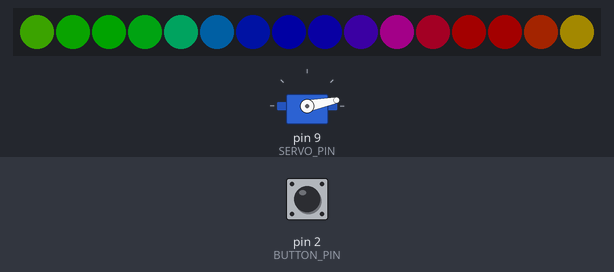
Bench run of a sketch on a simulated Arduino Uno, built with avr-gcc and run on an emulated ATmega328P. Parts: 16 RGB LEDs in strip order, left to right, servo. The test bench sets the inputs (shaded band); at power-on: pin 2 (BUTTON_PIN) HIGH. Dim RGB values are drawn brighter than linear.

Above: at 1.2 s.
1.3 s: pin 2 (BUTTON_PIN) pulled LOW for 0.15 s
At 1.69 s:
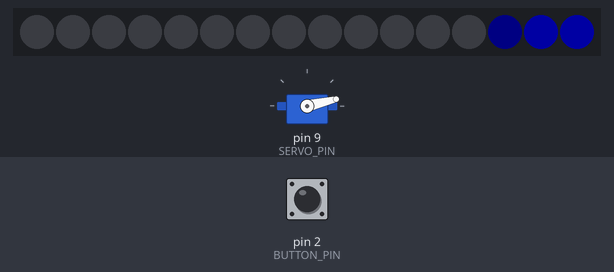
2.0 s: pin 2 (BUTTON_PIN) pulled LOW for 1 s
At 2.31 s:
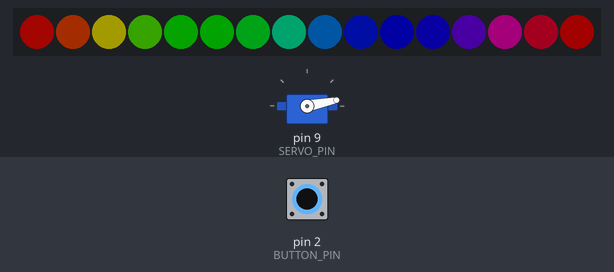
3.6 s: pin 2 (BUTTON_PIN) pulled LOW for 0.15 s
At 3.87 s:
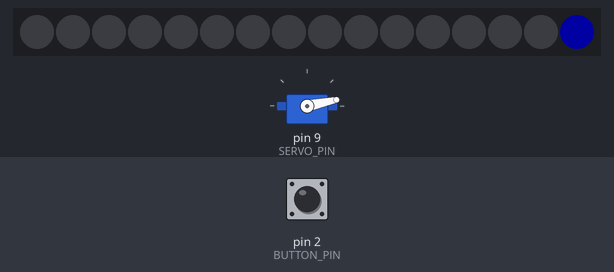
4.3 s: pin 2 (BUTTON_PIN) pulled LOW for 1 s
At 4.8 s:
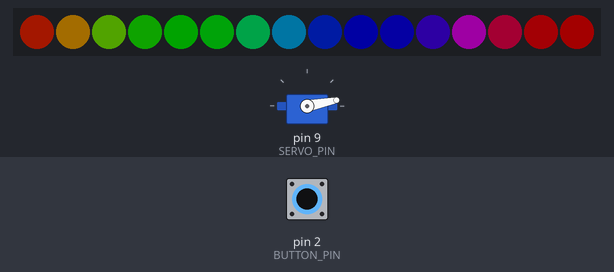
5.9 s: pin 2 (BUTTON_PIN) pulled LOW for 3.2 s
At 8.32 s:
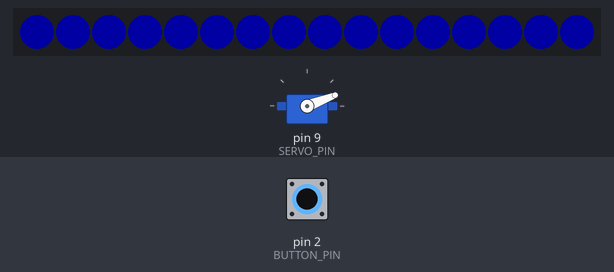
Timing chart, 0 to 13.7 s (numbered marks = the images above; inputs shaded):
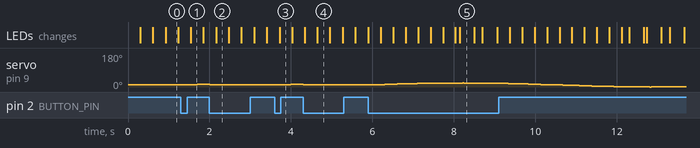

Measured:
- after the input at 1.3 s, servo on pin 9 (SERVO_PIN): 11° → 12° after 0.14 s, → 13° 0.13 s later, → 14° 0.13 s later, → 15° 0.15 s later; the LEDs: change after 0.25 s (image 1)
- after the input at 2.0 s, the LEDs: change after 0.16 s (image 2)
- after the input at 3.6 s, servo on pin 9 (SERVO_PIN): 11° → 12° after 0.15 s, → 13° 0.13 s later, → 14° 0.13 s later, → 15° 0.15 s later; the LEDs: change after 0.12 s (image 3)
- after the input at 4.3 s, the LEDs: first change at once (image 4 shows a later state)
- after the input at 5.9 s, servo on pin 9 (SERVO_PIN): 11° → 12° after 0.15 s, → 13° 0.13 s later, → 14° 0.13 s later, → 15° 0.15 s later, … (35 changes in this stretch); the LEDs: first change after 0.30 s (image 5 shows a later state)

The sketch:

competition.ino
```cpp
// VeX 2021-2022 Tipping Point
// Excellency Trophy Control

// by Thomas Dodds

// Button connected to pin 2 - active low
// NeoPixels connected to pin 6
// Servo connected to pin 9

#include <Adafruit_NeoPixel.h>
#include <Servo.h>

#define NUM_MODES 2

#define PIXEL_COUNT 16
#define SERVO_MAX 11
#define SERVO_ZERO 11

#define PIXEL_PIN 6
#define BUTTON_PIN 2
#define SERVO_PIN 9

#define BR 120

Adafruit_NeoPixel strip(PIXEL_COUNT, PIXEL_PIN, NEO_GRB + NEO_KHZ800);

byte mode = 1;
float offset = 0;
int motorpos = 0;
unsigned long last;
unsigned long stoplast;

int i = -1;

Servo servo;

void setup() {
  strip.begin();
  strip.show();
  servo.attach(SERVO_PIN);
  servo.write(SERVO_ZERO);
  pinMode(BUTTON_PIN, INPUT_PULLUP);
  attachInterrupt(digitalPinToInterrupt(BUTTON_PIN), nextloop, FALLING);
}

void loop() {
  switch(mode){
    case 1: rainbow(), stop_motor(); break;
    case 2: tip_the_odds(); break;
  }
}

bool millistimer(int wait){
  bool retval = false;
  if((last + wait) <= millis()){
    last = millis();
    retval = true;
  }
  return retval;
}

void stop_motor(){
  if(servo.attached() & (millis() - stoplast) > 1000){
    servo.detach();
  }
}

void rainbow(){
  if(millistimer(15)){
    offset += 0.1;
    if(offset >= 16){ offset = 0; }

    uint16_t hue;

    for(int i = 0; i < PIXEL_COUNT; i++){
      hue = 65535 / float(PIXEL_COUNT) * fmod(offset + i,PIXEL_COUNT);
      strip.setPixelColor(i, strip.gamma32(strip.ColorHSV(hue, 255, BR)));
    }

    strip.show();
  }
}

void tip_the_odds(){
  if(millistimer(20)){
    if(!servo.attached()){ servo.attach(SERVO_PIN); }
    if(++motorpos >= 360){ motorpos = 0; }
    float pos = sin(radians(motorpos));

    servo.write(int(pos * SERVO_MAX) + SERVO_ZERO);

    if(pos < 0){
      for(int i = 0; i < PIXEL_COUNT; i++){
        int attribute = -pos * BR * PIXEL_COUNT - BR * i;
        strip.setPixelColor(i, strip.gamma32(strip.Color(constrain(attribute, 0, BR), 0, 0)));
      }
    } else {
      for(int i = 0; i < PIXEL_COUNT; i++){
        int attribute = pos * BR * PIXEL_COUNT - BR * i;
        strip.setPixelColor(PIXEL_COUNT - i - 1, strip.gamma32(strip.Color(0, 0, constrain(attribute, 0, BR))));
      }
    }

    strip.show();
  }
}

void nextloop(){
  if(++mode > NUM_MODES){ mode = 1; }
  stoplast = millis();
  servo.write(SERVO_ZERO);
  motorpos = 0;
  offset = 0;
  i = -1;
}
```
